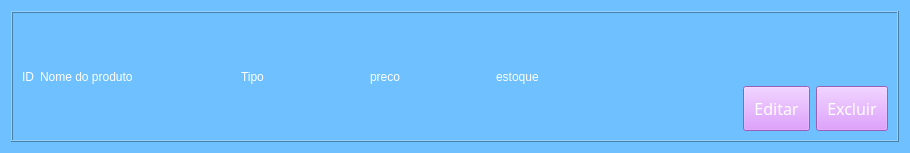
<?xml version="1.0" encoding="UTF-8"?>
<ui version="4.0">
 <class>Form</class>
 <widget class="QWidget" name="Form">
  <property name="geometry">
   <rect>
    <x>0</x>
    <y>0</y>
    <width>910</width>
    <height>153</height>
   </rect>
  </property>
  <property name="windowTitle">
   <string>Form</string>
  </property>
  <property name="styleSheet">
   <string notr="true">background-color: rgb(110, 192, 255);
color: rgb(255, 255, 255);</string>
  </property>
  <layout class="QHBoxLayout" name="horizontalLayout">
   <item>
    <widget class="QFrame" name="frame">
     <property name="frameShape">
      <enum>QFrame::Box</enum>
     </property>
     <property name="frameShadow">
      <enum>QFrame::Raised</enum>
     </property>
     <layout class="QVBoxLayout" name="verticalLayout_3">
      <item>
       <layout class="QHBoxLayout" name="horizontalLayout_4">
        <item>
         <layout class="QHBoxLayout" name="horizontalLayout_7">
          <item>
           <layout class="QHBoxLayout" name="horizontalLayout_8">
            <item>
             <widget class="QLabel" name="label_id">
              <property name="text">
               <string>ID</string>
              </property>
             </widget>
            </item>
            <item>
             <widget class="QLabel" name="label_nome">
              <property name="minimumSize">
               <size>
                <width>150</width>
                <height>80</height>
               </size>
              </property>
              <property name="maximumSize">
               <size>
                <width>200</width>
                <height>200</height>
               </size>
              </property>
              <property name="text">
               <string>Nome do produto</string>
              </property>
             </widget>
            </item>
           </layout>
          </item>
          <item>
           <spacer name="horizontalSpacer_6">
            <property name="orientation">
             <enum>Qt::Horizontal</enum>
            </property>
            <property name="sizeType">
             <enum>QSizePolicy::Fixed</enum>
            </property>
            <property name="sizeHint" stdset="0">
             <size>
              <width>45</width>
              <height>20</height>
             </size>
            </property>
           </spacer>
          </item>
          <item>
           <widget class="QLabel" name="label_tipo">
            <property name="text">
             <string>Tipo</string>
            </property>
           </widget>
          </item>
          <item>
           <spacer name="horizontalSpacer_2">
            <property name="orientation">
             <enum>Qt::Horizontal</enum>
            </property>
            <property name="sizeType">
             <enum>QSizePolicy::Fixed</enum>
            </property>
            <property name="sizeHint" stdset="0">
             <size>
              <width>100</width>
              <height>20</height>
             </size>
            </property>
           </spacer>
          </item>
          <item>
           <widget class="QLabel" name="label_tamanho">
            <property name="text">
             <string>preco</string>
            </property>
           </widget>
          </item>
          <item>
           <spacer name="horizontalSpacer_4">
            <property name="orientation">
             <enum>Qt::Horizontal</enum>
            </property>
            <property name="sizeType">
             <enum>QSizePolicy::Fixed</enum>
            </property>
            <property name="sizeHint" stdset="0">
             <size>
              <width>90</width>
              <height>20</height>
             </size>
            </property>
           </spacer>
          </item>
          <item>
           <widget class="QLabel" name="label_genero">
            <property name="text">
             <string>estoque</string>
            </property>
           </widget>
          </item>
          <item>
           <spacer name="horizontalSpacer_3">
            <property name="orientation">
             <enum>Qt::Horizontal</enum>
            </property>
            <property name="sizeHint" stdset="0">
             <size>
              <width>40</width>
              <height>20</height>
             </size>
            </property>
           </spacer>
          </item>
         </layout>
        </item>
        <item>
         <layout class="QVBoxLayout" name="verticalLayout">
          <item>
           <spacer name="verticalSpacer">
            <property name="orientation">
             <enum>Qt::Vertical</enum>
            </property>
            <property name="sizeHint" stdset="0">
             <size>
              <width>20</width>
              <height>40</height>
             </size>
            </property>
           </spacer>
          </item>
          <item>
           <layout class="QHBoxLayout" name="horizontalLayout_6">
            <item>
             <spacer name="horizontalSpacer">
              <property name="orientation">
               <enum>Qt::Horizontal</enum>
              </property>
              <property name="sizeHint" stdset="0">
               <size>
                <width>40</width>
                <height>20</height>
               </size>
              </property>
             </spacer>
            </item>
            <item>
             <widget class="QPushButton" name="editar_btn">
              <property name="font">
               <font>
                <family>Impact</family>
                <pointsize>12</pointsize>
               </font>
              </property>
              <property name="styleSheet">
               <string notr="true">background-color: rgb(214, 131, 255);
color: rgb(255, 255, 255);
padding: 10px;
</string>
              </property>
              <property name="text">
               <string>Editar</string>
              </property>
             </widget>
            </item>
            <item>
             <widget class="QPushButton" name="excluir_btn">
              <property name="font">
               <font>
                <family>Impact</family>
                <pointsize>12</pointsize>
               </font>
              </property>
              <property name="styleSheet">
               <string notr="true">background-color: rgb(214, 131, 255);
color: rgb(255, 255, 255);
padding: 10px;
</string>
              </property>
              <property name="text">
               <string>Excluir</string>
              </property>
             </widget>
            </item>
           </layout>
          </item>
         </layout>
        </item>
       </layout>
      </item>
     </layout>
    </widget>
   </item>
  </layout>
 </widget>
 <resources/>
 <connections/>
</ui>
